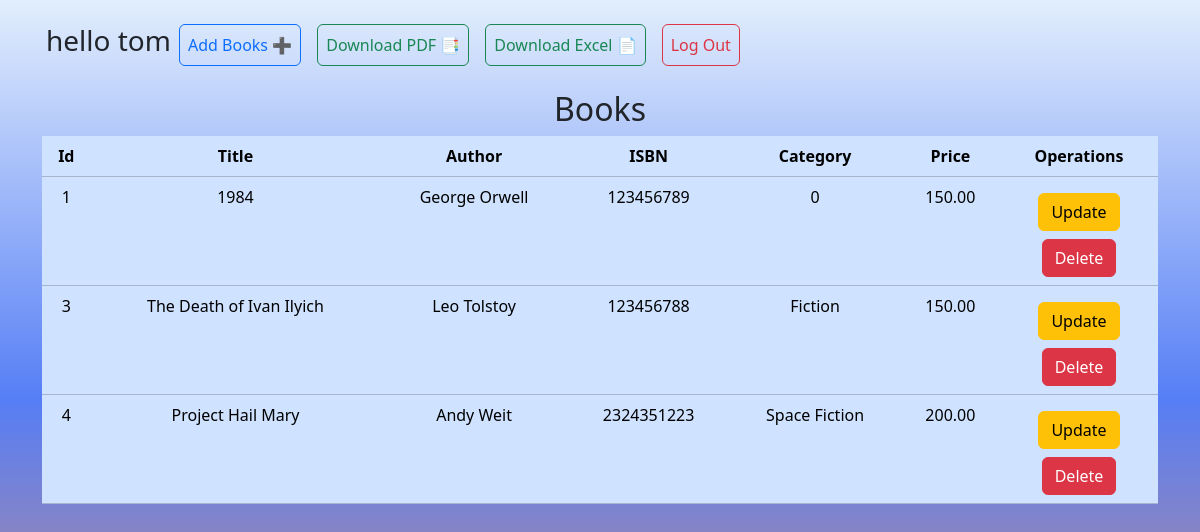
Screenshot of /Library_Dashboard.php (signed in) with the database file from the repository.
### tables this page shows
CREATE TABLE `books` (
  `id` int(11) NOT NULL,
  `title` varchar(50) DEFAULT NULL,
  `isbn` decimal(13,0) DEFAULT NULL,
  `category` varchar(50) DEFAULT NULL,
  `price` decimal(10,2) DEFAULT NULL,
  `author` varchar(50) DEFAULT NULL
);

### Library_Dashboard.php (the view, shortened to what this page needs)
<?php
include 'db.php';
$sql = $conn -> query('
select * from books
');
?>
<!doctype html>
<html lang="en" data-bs-theme="light">
    <head>
        <link
            href="https://cdn.jsdelivr.net/npm/bootstrap@5.3.8/dist/css/bootstrap.min.css"
            rel="stylesheet"
        />
        <link rel="stylesheet" href="style.css">
    </head>
    <body>
        <header>
             <nav
                class="navbar navbar-expand-sm navbar-light "
             >
                <div class="container p-3 ">
                    <h3>hello <?php echo $_SESSION['user'] ?> </h3>
                    <div class="collapse navbar-collapse" id="collapsibleNavId">
                        <form class="d-flex my-2 my-lg-0 mx-2" action="AddBook.php">
                            <button
                                class="btn btn-outline-primary my-2 my-sm-0 p-2"
                                type="submit"
                            >
                                Add Books ➕
                            </button>
                        </form>
                        <form class="d-flex my-2 my-lg-0 mx-2">
                            <button
                                class="btn btn-outline-success my-2 my-sm-0 p-2"
                                type="submit"
                            >
                                Download PDF 📑
                            </button>
                        </form>
                        <form class="d-flex my-2 my-lg-0 mx-2">
                            <button
                                class="btn btn-outline-success my-2 my-sm-0 p-2"
                                type="submit"
                            >
                                Download Excel 📄
                            </button>
                        </form>
                        <form class="d-flex my-2 my-lg-0 mx-2" action = "Logout.php">
                            <button
                                class="btn btn-outline-danger my-2 my-sm-0 p-2"
                                type="submit"
                            >
                                Log Out
                            </button>
                        </form>
                    </div>
                </div>
             </nav>
        </header>
        <main>
            <div
                class="container text-center "
            >
            <h2>Books</h2>
            <div
                class="table-responsive"
            >
                <table
                    class="table table-primary p-5 "
                >
                    <thead class = "container p-4">
                        <tr>
                            <th scope="col">Id</th>
                            <th scope="col">Title</th>
                            <th scope="col">Author</th>
                            <th scope="col">ISBN</th>
                            <th scope="col">Category</th>
                            <th scope="col">Price</th>
                            <th scope="col">Operations</th>
                        </tr>
                    </thead>
                    <tbody>
                        <?php
                        while ($row = $sql->fetch_assoc()) {
                        ?>
                        <tr class="">
                            <td> <?= $row['id'] ?> </td>
                            <td> <?= $row['title'] ?> </td>
                            <td> <?= $row['author'] ?> </td>
                            <td> <?= $row['isbn'] ?> </td>
                            <td> <?= $row['category'] ?> </td>
                            <td> <?= $row['price'] ?> </td>
                            <td> <form action="update.php" method="get">
                                <button
                                    type="submit"
                                    class="btn btn-warning my-2"
                                >
                                    Update
                                </button>
                            </form>
                                <form action="delete.php" method="get" onsubmit="return confirm('Are you sure to delete this book?')">
                                <button
                                    type="submit"
                                    class="btn btn-danger"
                                >
                                    Delete
                                </button>
                            </form> </td>
                        </tr>
                        <?php } ?>
                    </tbody>
                </table>
            </div>
            </div>
        </main>
    </body>
</html>

### style.css (style rules this page uses)
body { background: linear-gradient(rgba(195, 220, 250, 0.485),rgb(86, 126, 245),rgb(230, 144, 106)); background-repeat: no-repeat; height: 100vh; }
table { background:rgba(131, 163, 228, 0.573); }

### rows the page displays
books: id "1", title "1984", author "George Orwell", isbn "123456789", category "0", price "150.00"
books: id "3", title "The Death of Ivan Ilyich", author "Leo Tolstoy", isbn "123456788", category "Fiction", price "150.00"
books: id "4", title "Project Hail Mary", author "Andy Weit", isbn "2324351223", category "Space Fiction", price "200.00"

### other values shown
$_SESSION['user'] "tom"
